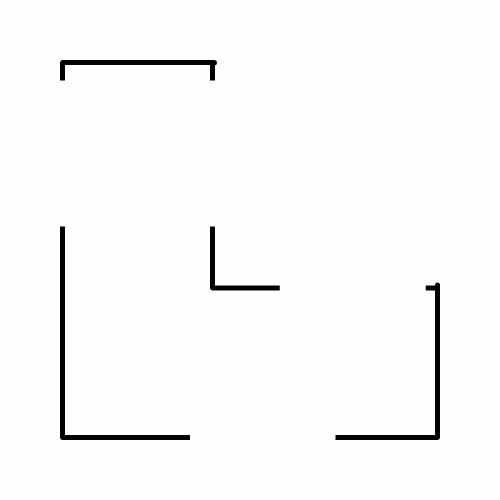
#> input picture Software/RouteFinding/Data/symposium_map.jpg, 1000 x 1000 px (shown at 1/2 size)
$ python Tests.py   (older library calls are emulated)
#> lines starting #> are read from the running program, lines starting #| are printed output that depends on the picture; after the words box and inside, x2 and y2 are one past the last pixel; in counts of white or black regions, pixels touching at a corner belong together
### Software/RouteFinding/PictureProcessing/opencv_wrapper.py
import cv2
import numpy as np

def ImgToNumpy(path):
        img = cv2.imread(path)
#> img is the input picture: shape (1000, 1000, 3); min 0, max 255, mean 249.4
        return img


def ProcessImage(img):
        '''
        NOTE: Images must be only the map edges - no numbers or words
        '''
        ## Convert to array, detect edges
        blurred = cv2.GaussianBlur(img, (3,3), 0)
        gray = cv2.cvtColor(blurred, cv2.COLOR_BGR2GRAY)
        edged1 = cv2.Canny(blurred, 50, 200, 255) ## Resultant array has 255 for edges and 0 for no edges
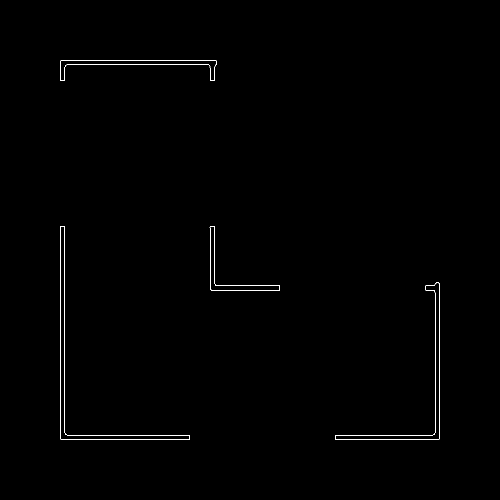
#> edged1: shape (1000, 1000) (shown at 1/2 size); 0.37% white in thin lines or dots, all inside (x1, y1, x2, y2) = (120, 120, 880, 880)
        kernel = np.ones((3,3),np.uint8)
        return cv2.dilate(edged1, kernel, iterations=3)
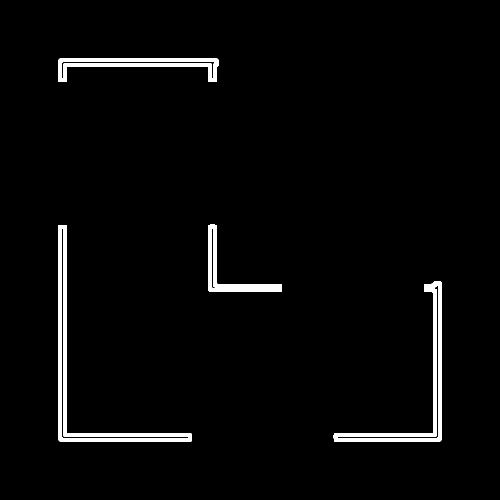
#> returned value: shape (1000, 1000) (shown at 1/2 size); 2.6% white; 4 white regions, box (x1, y1, x2, y2) and area: (117, 450, 383, 883) 9588, (667, 562, 883, 883) 7575, (117, 117, 437, 164) 5373, (416, 449, 563, 584) 3739

def DrawContours(img, cnt, index):
    cv2.drawContours(img, [cnt], index, (150,0,0), 3)

# [10 lines left out: functions DisplayImage, FindContours, not called in this run]


def GetRelevantContours(edges):
        '''
        Functionality:
        Returns the coordinates of the rectangle contours on the map.
        The order of the returned list:
        outer most contour, inner contour 1, inner contour 2...

        TODO:
        [1] This function currently requires manual handling - we need to set the contours ourselves.
        '''

        # ## pic_nolabel.jpg
        # rec_coords = [
        #         [(20, 20),(20, 663),(1393, 663), (1393, 20)],
        #         [(97, 70), (97, 623), (1323, 623), (1323, 70)]
        # ]

        # ## e5_4f_nolabel.jpg
        # rec_coords = [
        #         [(16, 16), (16, 567), (1676, 567), (1676, 16)],
        #         [(17, 17), (17, 115), (342, 115), (342, 17)],
        #         [(378, 17), (378, 115), (912, 115), (912, 17)],
        #         [(1092, 17), (1092, 115), (1511, 115), (1511, 17)],
        #         [(1546, 17), (1546, 115), (1676, 115), (1675, 17)],
        #         [(17, 141), (17, 447), (30, 447), (30, 141)],
        #         [(51, 141), (51, 447), (342, 447), (342, 141)],
        #         [(378, 141), (378, 447), (1059, 447), (1059, 141)],
        #         [(1092, 141), (1092, 447), (1570, 447), (1570, 141)],
        #         [(1597, 141), (1597, 447), (1675, 447), (1675, 141)],
        #         [(17, 468), (17, 566), (342, 566), (342, 468)],
        #         [(378, 468), (378, 566), (1675, 566), (1675, 468)]
        # ]

        rec_coords = [
		[(124, 124), (124, 875), (875, 875) , (875, 124)],
		[(424, 125), (424, 576), (874, 576), (874, 125)]
        ]

        return rec_coords

def GetHoleCenterpoints(cnt):
        M = cv2.moments(cnt)
        cX = int(M["m10"] / M["m00"])
        cY = int(M["m01"] / M["m00"])
        return cX, cY

# [10 lines left out: functions DrawLines, DrawCircles, not called in this run]

def OverlayImage(img, initial_img, a=0.6, b=2, c=0.):
        return cv2.addWeighted(initial_img, a, img, b, c)


## Testing functions ##
# [44 lines left out: functions FigureOutContours, TestContours, not called in this run]

## for debugging only
# TestContours("../data/simple.jpg")
# FigureOutContours("../data/e5_4f_nolabel.jpg")

### Software/RouteFinding/PictureProcessing/pp_module.py
# import matplotlib.pyplot as plt ## for debugging CreateNavMesh
import numpy as np
import triangle as tr
# import opencv_wrapper as cv_wpr
# import polygon as nvs_p
from Software.RouteFinding.PictureProcessing import opencv_wrapper as cv_wpr
from Software.RouteFinding.PictureProcessing import polygon as nvs_p ## navspex polygon
# import matplot_wrapper as plt_wpr
import math as m
import matplotlib.pyplot as plt

'''
Notes:
[1] https://rufat.be/triangle/API.html
'''

'''
TODO:
[1] the list we get from contours has points very close together, it makes the triangles very small
        and ugly --> increases the number of triangles for no reason. Need to figure out how to optimize
        the contour points to avoid this.
[2] According to: https://www.gamedev.net/articles/programming/artificial-intelligence/generating-2d-navmeshes-r3393/
        we want to have the triangles roughly equal length. triangulate with options 'pq' seems to acheive this.
        Need to test it on different maps.
        Update: 'pD' gives better triangles
'''

def ReadImage(pathToImg):
        img = cv_wpr.ImgToNumpy(pathToImg)
        edged = cv_wpr.ProcessImage(img)
        return img, edged

def CreateNavMesh(edged):
        cnts = cv_wpr.GetRelevantContours(edged)
#> cnts = [[(124, 124), (124, 875), (875, 875), (875, 124)], [(424, 125), (424, 576), (874, 576), (874, 125)]]

        v = []
        vm = []
        s = []
        sm = []
        ctr = 1

        if len(cnts) > 1: ## atleast one inner contour
                blk = cnts[1:]
#> blk = [[(424, 125), (424, 576), (874, 576), (874, 125)]]

        start_index = 0
        for cnt in cnts:
                ## add to vertex, vertex marker = ctr
                # print(cnt)
                for i in range(len(cnt)):
                        v.append((int(cnt[i][0]), int(cnt[i][1])))
                        vm.append([ctr])
                j = start_index
                while j in range(start_index + len(cnt) - 1):
                        s.append([j, j+1])
                        sm.append([ctr])
                        j = j+1

                s.append([j, j-(len(cnt)-1)])
                sm.append([ctr])
                ctr = ctr+1
                start_index += len(cnt)
#> this loop made 2 passes
#> (cnt, ctr, start_index) on passes 1 to 2: ([(124, 124), (124, 875), (875, 875), (875, 124)], 2, 4), ([(424, 125), (424, 576), (874, 576), (874, 125)], 3, 8)
#> after the loop, ctr = 3; s = [[0, 1], [1, 2], [2, 3], [3, 0], [4, 5], [5, 6], [6, 7], [7, 4]]; sm = [[1], [1], [1], [1], [2], [2], [2], [2]]; start_index = 8; v = [(124, 124), (124, 875), (875, 875), (875, 124), (424, 125), (424, 576), (874, 576), (874, 125)]; vm = [[1], [1], [1], [1], [2], [2], [2], [2]]

        holes = []
        for cnt in blk:
                [x, y] = cv_wpr.GetHoleCenterpoints(np.array(cnt))
                holes.append([x, y])
#> this loop made 1 pass
#> (cnt, cX in GetHoleCenterpoints, cY in GetHoleCenterpoints, x, y) on pass 1: ([(424, 125), (424, 576), (874, 576), (874, 125)], 649, 350, 649, 350)
#> after the loop, holes = [[649, 350]]

        A = {'segment_markers': np.array(sm), 'segments': np.array(s), 'vertex_markers': np.array(vm),
                'vertices':np.array(v), 'holes': np.array(holes)}
        B = tr.triangulate(A, 'p')

        # ## Only for Debugging
        # tr.plot(plt.axes(), **B)
        # plt.show()

        v = np.array(v)
        tList = B['triangles'].tolist()
        tCoords = [] ## coordinates of the triangles: [[[0,0], [0,1], [1,0]], [...]]
        for t in tList:
                tCoords.append([v[t[0]], v[t[1]], v[t[2]]])

        return tCoords

# [64 lines left out: functions AddNeighbors, GetTriangles, LoadData, not called in this run]

# # for debugging only
# if __name__ == "__main__":
#         img, edged = ReadImage("../Data/symposium_map.jpg")
#         tVertInd = CreateNavMesh(edged)
#         tIds = GetTriangles(tVertInd)
#         # print(hard_edges)
#         # plt_wpr.DrawNeighbors(tIds, 5)
#         # plt_wpr.ShowPlot()

### Tests.py
from Software.RouteFinding.PictureProcessing import pp_module as pp
from Software.RouteFinding.PictureProcessing import opencv_wrapper as wo_cv2
# from Software.RouteFinding.PictureProcessing import matplot_wrapper as wo_plt
from Software.RouteFinding.PathFinding import pf_module as pf
from Software.RouteFinding.Data import symposium_map as d
import numpy as np
import matplotlib.pyplot as plt

def DebugPathFinding():
    # img_label, _ = pp.ReadImage("Software/RouteFinding/Data/symposium_map.jpg")
    img, edged = pp.ReadImage("Software/RouteFinding/Data/symposium_map.jpg")
    tVertInd = pp.CreateNavMesh(edged)
    tIds = pp.GetTriangles(tVertInd)

    ## Get user input
    s = input("Enter starting room: ")
    e = input("Enter destination room: ")

    start = d.rooms[s][0] ## returns a list, take first value
    end = d.rooms[e][0]

    ## Run A*
    coordinates, path, _ = pf.FindPath(tIds, start, end)
    instructions = pf.GetInstructions(coordinates, d.mapScale*d.strideMen)

    print(instructions)
    print(coordinates)

    imgLines = wo_cv2.DrawLines(coordinates, img.copy(), 3)
    imgFinal = wo_cv2.DrawCircles((start, end), imgLines, 3)
    wo_cv2.DisplayImage('Final image', imgFinal)
    # wo_plt.DrawTriangles(tIds, path, 'hide')
    # wo_plt.ScatterPoints(coordinates, 'yellow')
    # wo_plt.ShowPlot()

DebugPathFinding()
#> (the call stopped at in CreateNavMesh, `B = tr.triangulate(A, 'p')`: triangle is not available in this run)

$ run again, with Software/RouteFinding/Data/e5_4f_nolabel.jpg copied over Software/RouteFinding/Data/symposium_map.jpg
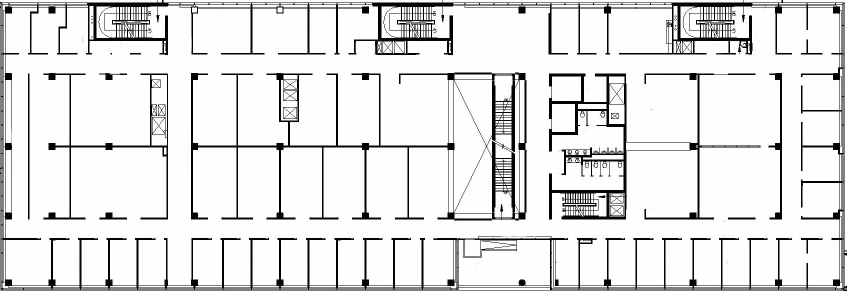
#> input picture Software/RouteFinding/Data/e5_4f_nolabel.jpg, 1693 x 584 px (shown at 1/2 size)
#> in ImgToNumpy, img is the input picture: shape (584, 1693, 3); min 0, max 255, mean 226.2
#> in ProcessImage, `edged1 = cv2.Canny(blurred, 50, 200, 255)`:
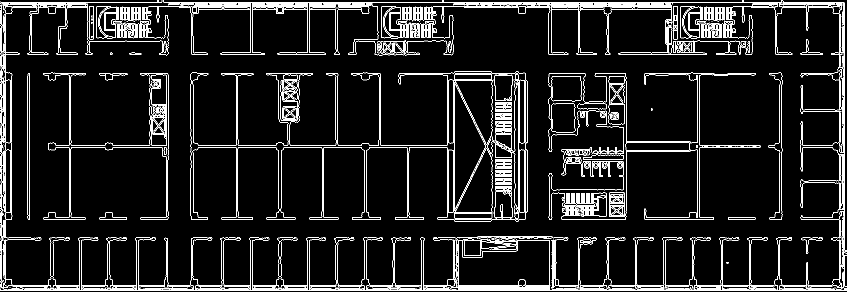
#> edged1: shape (584, 1693) (shown at 1/2 size); 7.4% white in thin lines or dots
#> in ProcessImage, `return cv2.dilate(edged1, kernel, iterations=3)`:
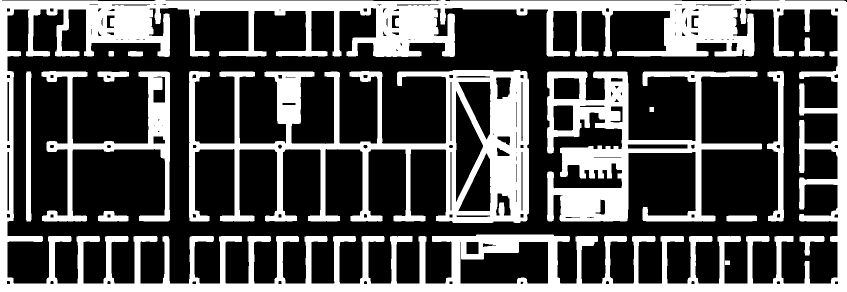
#> returned value: shape (584, 1693) (shown at 1/2 size); 32.6% white; 15 white regions, largest, box (x1, y1, x2, y2) and area: (0, 0, 1693, 584) 185689, (378, 140, 1058, 446) 66771, (1094, 142, 1524, 443) 42342
#> cnts = [[(124, 124), (124, 875), (875, 875), (875, 124)], [(424, 125), (424, 576), (874, 576), (874, 125)]]
#> blk = [[(424, 125), (424, 576), (874, 576), (874, 125)]]
#> the loop in CreateNavMesh, `for cnt in cnts:` made 2 passes
#> (cnt, ctr, start_index) on passes 1 to 2: ([(124, 124), (124, 875), (875, 875), (875, 124)], 2, 4), ([(424, 125), (424, 576), (874, 576), (874, 125)], 3, 8)
#> after the loop in CreateNavMesh, `for cnt in cnts:`: ctr = 3; s = [[0, 1], [1, 2], [2, 3], [3, 0], [4, 5], [5, 6], [6, 7], [7, 4]]; sm = [[1], [1], [1], [1], [2], [2], [2], [2]]; start_index = 8; v = [(124, 124), (124, 875), (875, 875), (875, 124), (424, 125), (424, 576), (874, 576), (874, 125)]; vm = [[1], [1], [1], [1], [2], [2], [2], [2]]
#> the loop in CreateNavMesh, `for cnt in blk:` made 1 pass
#> (cnt, cX in GetHoleCenterpoints, cY in GetHoleCenterpoints, x, y) on pass 1: ([(424, 125), (424, 576), (874, 576), (874, 125)], 649, 350, 649, 350)
#> after the loop in CreateNavMesh, `for cnt in blk:`: holes = [[649, 350]]
